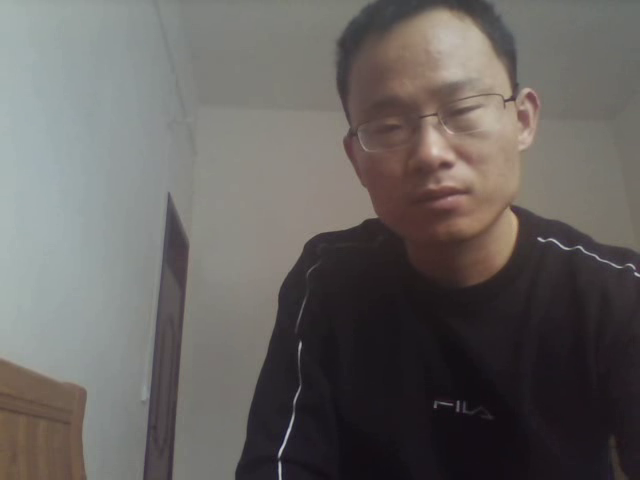
#> input picture frame 35 of Opencv-Python/test.avi, 640 x 480 px, given in place of the camera
$ python face_detect.py
#> lines starting #> are read from the running program, lines starting #| are printed output that depends on the picture; after the words box and inside, x2 and y2 are one past the last pixel; in counts of white or black regions, pixels touching at a corner belong together
# _*_ coding: utf-8 _*_
# @Time     : 2019/8/29 16:36
# @Author   : Ole211
# @Site     :
# @File     : face_detect.py
# @Software : PyCharm
import cv2
import time
from datetime import datetime

def face_dect(imgfile):
    img = cv2.imread(imgfile)
    gray = cv2.cvtColor(img, cv2.COLOR_BGR2GRAY)
    face_cascade = cv2.CascadeClassifier('./haarcascade_frontalface_default.xml')
    faces = face_cascade.detectMultiScale(gray, scaleFactor=1.2, minNeighbors=5)
    if faces is not None:
        for face in faces:
            x, y, w, h = face
            cv2.rectangle(img, (x, y), (x+w, y+h), (0,255,255), 2)
        cv2.imshow('result', img)
        cv2.imwrite('people_out.jpg', img)
    else:
        print('no face')


cap = cv2.VideoCapture(0)
cv2.namedWindow('dst', cv2.WINDOW_NORMAL)
# 截图文件名记录列表
record_screenshot = []
# 帧记录列表
record_frame = []
# 是否有异常状态
status_state = False
status_list = [None, None]
while (cap.isOpened()):
    ret, frame = cap.read()
#> frame is the input picture: shape (480, 640, 3); mean B, G, R 96.5, 98.9, 102.7
    frame = cv2.flip(frame, 1)
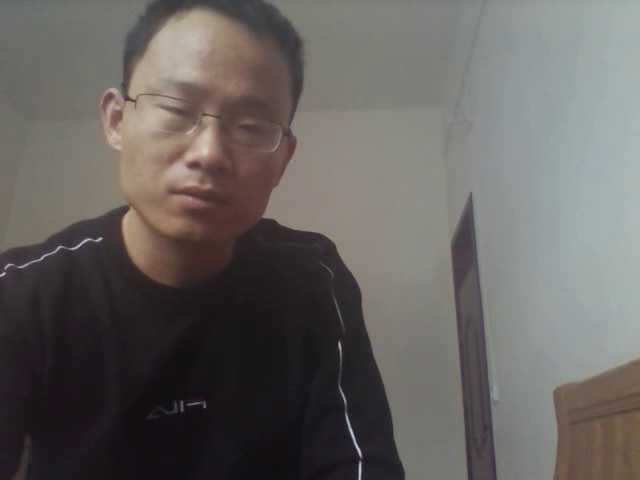
#> frame: shape (480, 640, 3); mean B, G, R 96.5, 98.9, 102.7
    status = 0
    gray = cv2.cvtColor(frame, cv2.COLOR_BGR2GRAY)
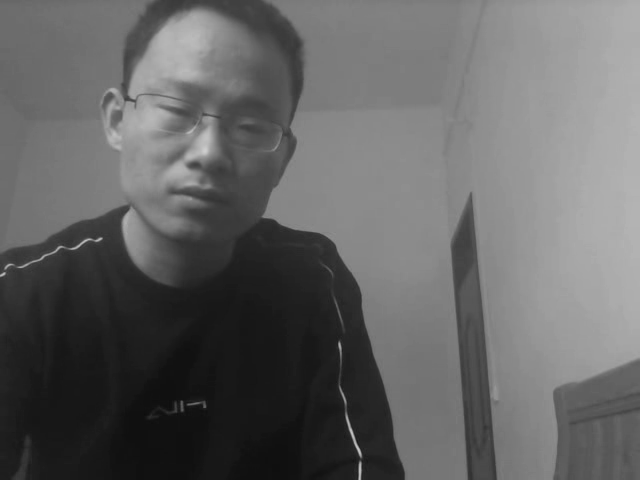
#> gray: shape (480, 640); min 12, max 206, mean 99.7
    face_cascade = cv2.CascadeClassifier('./haarcascade_frontalface_default.xml')
    faces = face_cascade.detectMultiScale(gray, scaleFactor=1.2, minNeighbors=5)
#> faces = [[108, 32, 215, 215]]
    if faces is not None:
        status = 1
        for face in faces:
            x, y, w, h = face
            cv2.rectangle(frame, (x, y), (x + w, y + h), (0, 255, 255), 2)
#> this loop made 1 pass
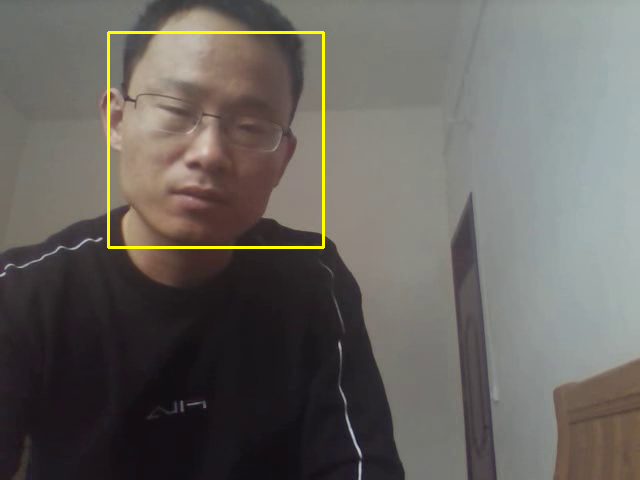
#> frame: shape (480, 640, 3); 0.84% of pixels changed, all inside (x1, y1, x2, y2) = (107, 31, 325, 249)
    else:
        print('no face')
    now = datetime.now()
    text = now.strftime('%Y-%m-%d-%H:%M:%S')
    cv2.putText(frame, text, (0, 50), cv2.FONT_HERSHEY_SIMPLEX, 1, (255, 255, 255), 2, cv2.LINE_AA)
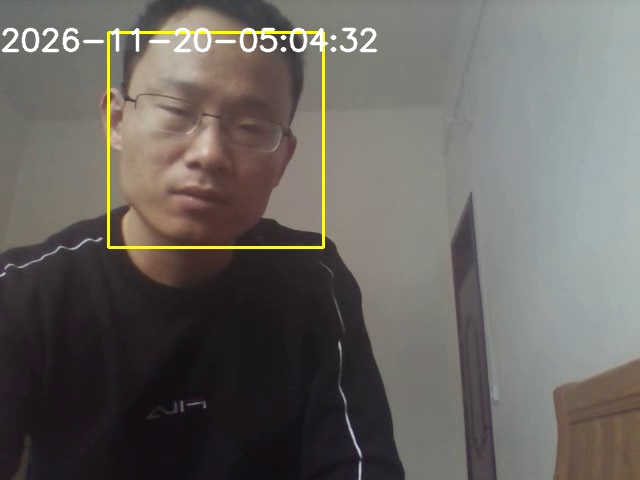
#> frame: shape (480, 640, 3); 1.29% of pixels changed, all inside (x1, y1, x2, y2) = (1, 27, 378, 53)
    status_list.append(status)
    status_list = status_list[-2:]
    if status_list[-1] == 1 and status_list[-2] == 0:
        status_state = not status_state
        start_time = datetime.now()
        times.append(start_time)
        fourcc = cv2.VideoWriter_fourcc(*'mp4v')
        file_name = start_time.strftime('%Y-%m-%d %H_%M_%S')
        out = cv2.VideoWriter('./record/' + file_name + '.mp4', fourcc, 20.0, (640, 480))
    if status_list[-1] == 1 and status_list[-2] == 1:
        # out.write(frame)
        record_frame.append(frame)
        if len(record_frame) == 1 and status_state:
            screenshot = './image/' + file_name + '.jpg'
            cv2.imwrite(screenshot, frame)
            # 发送给微信
            # send_msg(screenshot)
            status_state = False
    if status_list[-1] == 0 and status_list[-2] == 1:
        times.append(datetime.now())
        record_screenshot.append(file_name)
        record_frame.clear()


    cv2.imshow('dst', frame)
    k = cv2.waitKey(1) & 0xff
#> (key Esc is pressed here)
    if k == 27:
        break
cap.release()
cv2.waitKey()
cv2.destroyAllWindows()

$ run again, starting later in the video
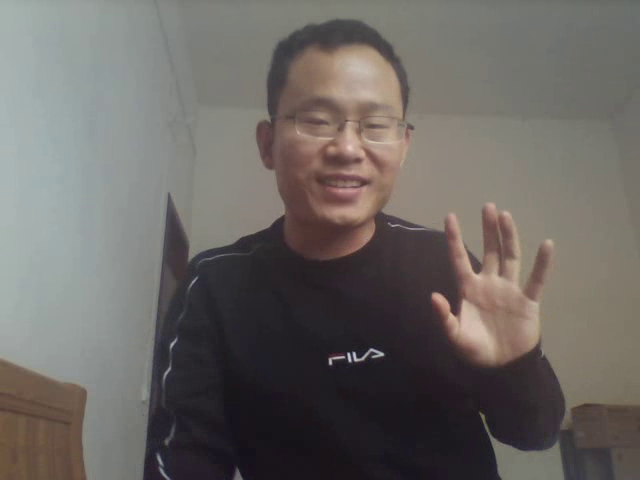
#> input picture frame 159 of Opencv-Python/test.avi, 640 x 480 px, given in place of the camera
#> frame is the input picture: shape (480, 640, 3); mean B, G, R 99.9, 103.2, 107.9
#> faces = [[216, 60, 156, 156]]
#> the loop `for face in faces:` made 1 pass
#> after the loop `for face in faces:`:
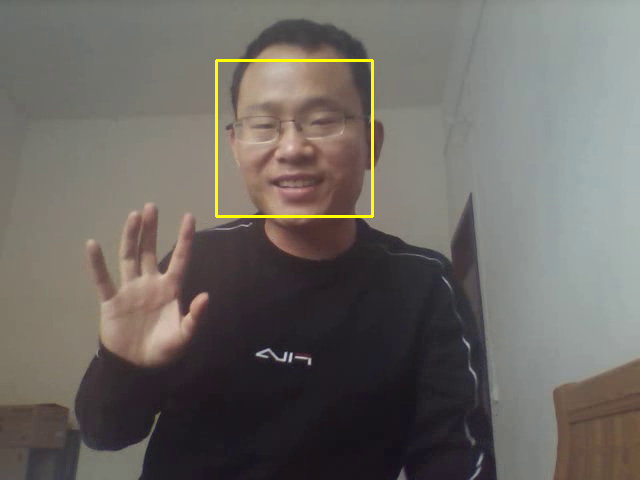
#> frame: shape (480, 640, 3); mean B, G, R 99.3, 104, 108.7
#> `cv2.putText(frame, text, (0, 50), cv2.FONT_HERSHEY_SIMPLEX, 1, (255, 2..`:
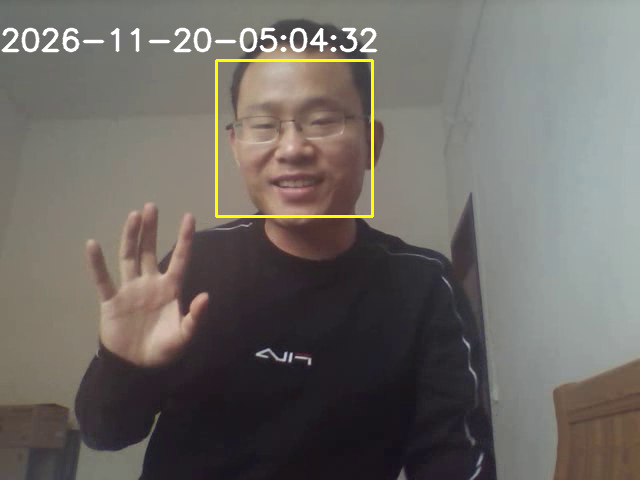
#> frame: shape (480, 640, 3); 1.29% of pixels changed, all inside (x1, y1, x2, y2) = (1, 27, 378, 53)

$ run again, starting later in the video
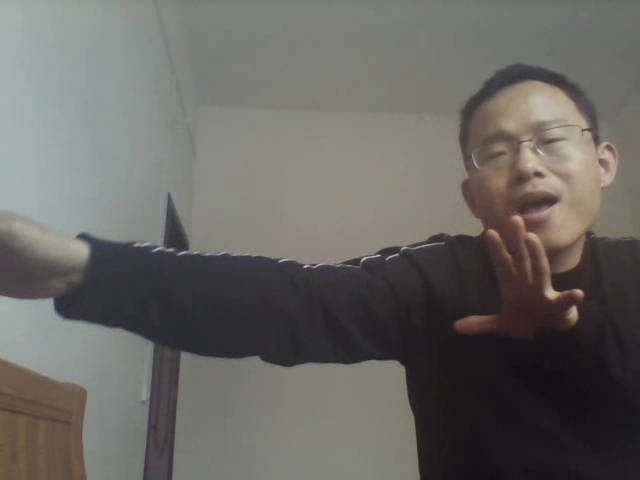
#> input picture frame 283 of Opencv-Python/test.avi, 640 x 480 px, given in place of the camera
#> frame is the input picture: shape (480, 640, 3); mean B, G, R 99.2, 103.2, 105.3
#> faces = [[42, 88, 141, 141]]
#> the loop `for face in faces:` made 1 pass
#> after the loop `for face in faces:`:
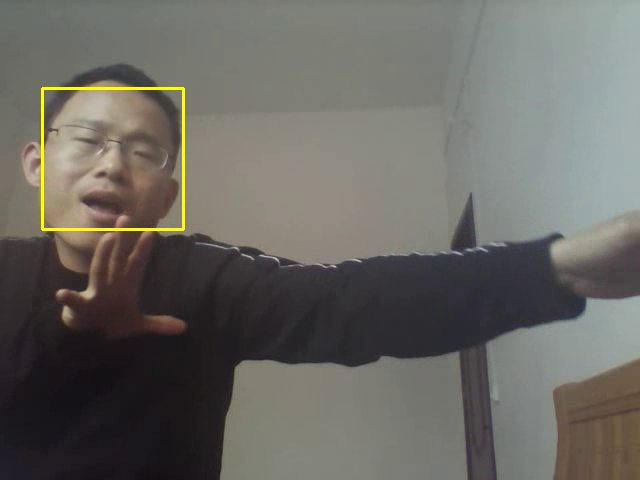
#> frame: shape (480, 640, 3); mean B, G, R 98.7, 104, 106
#> `cv2.putText(frame, text, (0, 50), cv2.FONT_HERSHEY_SIMPLEX, 1, (255, 2..`:
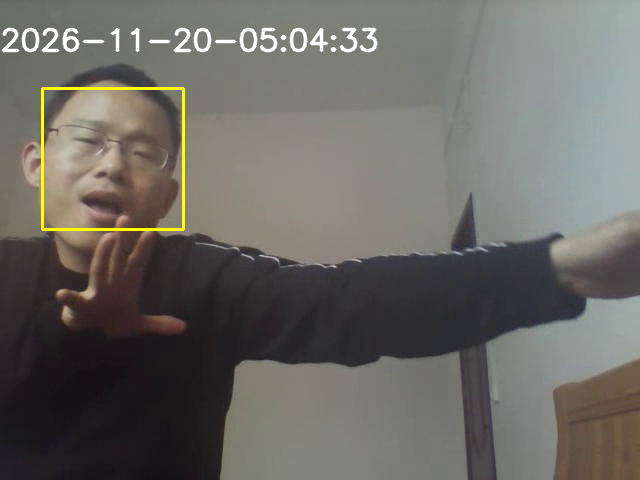
#> frame: shape (480, 640, 3); 1.29% of pixels changed, all inside (x1, y1, x2, y2) = (1, 27, 378, 53)
